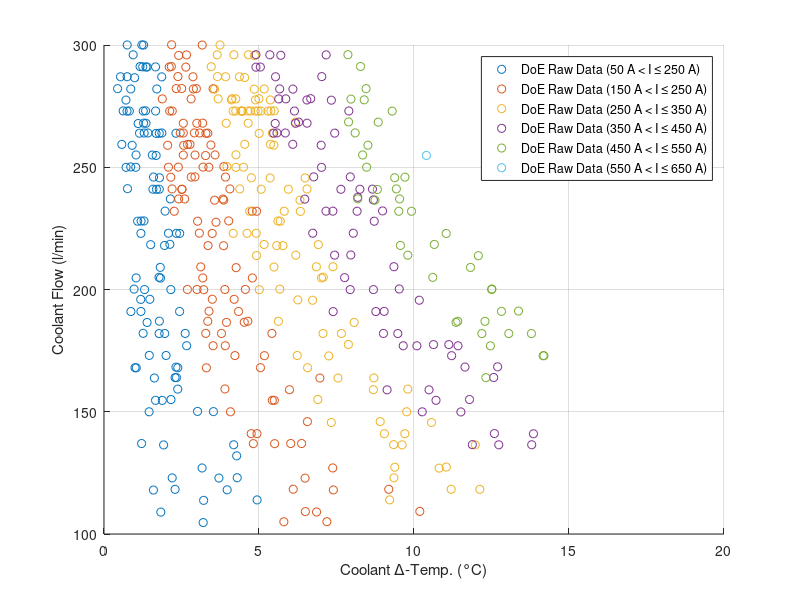
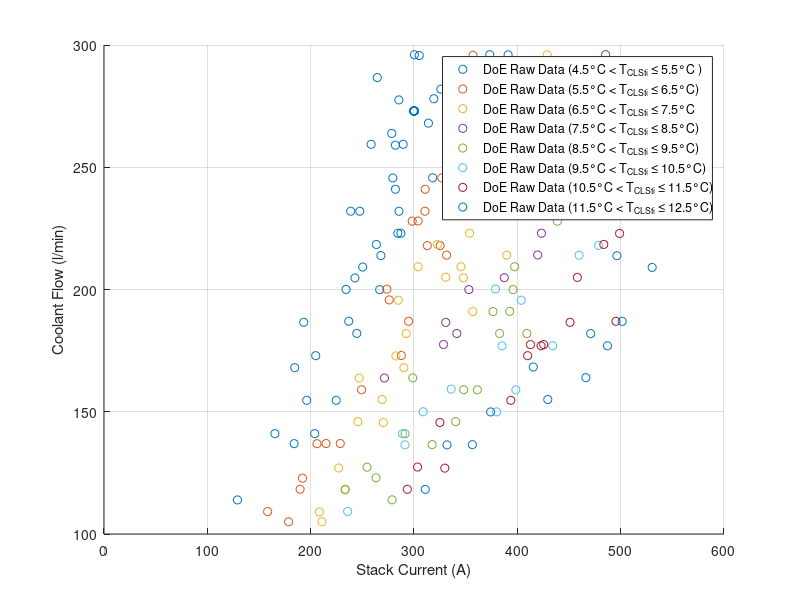

These charts were generated, in order, by the following MATLAB code: (Note: this script raises an error after producing the figures.)
clear
close all
clc

%% load data
addpath('vendor_provision')
load('doe_raw_data_struct.mat')

%% create results folder (if it does not exist, already)
if ~isfolder('results')
    mkdir('results')
end

%% extract variables of interest and write to vector
stack_current_A = cell2mat({doe_raw_data_struct.current}');
coolant_delta_temp_degC = cell2mat({doe_raw_data_struct.temp_coolant_outlet}') ...
    - cell2mat({doe_raw_data_struct.temp_coolant_inlet}');
coolant_flow_lpm = cell2mat({doe_raw_data_struct.flow_coolant}');

%% separate data by stack current
index_current_100   = find(stack_current_A > 050 & stack_current_A <= 150);
index_current_200   = find(stack_current_A > 150 & stack_current_A <= 250);
index_current_300   = find(stack_current_A > 250 & stack_current_A <= 350);
index_current_400   = find(stack_current_A > 350 & stack_current_A <= 450);
index_current_500   = find(stack_current_A > 450 & stack_current_A <= 550);
index_current_600   = find(stack_current_A > 550 & stack_current_A <= 650);

%% separate data by stack current
index_temp_05       = find(coolant_delta_temp_degC > 04.5 & coolant_delta_temp_degC <= 05.5);
index_temp_06       = find(coolant_delta_temp_degC > 05.5 & coolant_delta_temp_degC <= 06.5);
index_temp_07       = find(coolant_delta_temp_degC > 06.5 & coolant_delta_temp_degC <= 07.5);
index_temp_08       = find(coolant_delta_temp_degC > 07.5 & coolant_delta_temp_degC <= 08.5);
index_temp_09       = find(coolant_delta_temp_degC > 08.5 & coolant_delta_temp_degC <= 09.5);
index_temp_10       = find(coolant_delta_temp_degC > 09.5 & coolant_delta_temp_degC <= 10.5);
index_temp_11       = find(coolant_delta_temp_degC > 10.5 & coolant_delta_temp_degC <= 11.5);
index_temp_12       = find(coolant_delta_temp_degC > 11.5 & coolant_delta_temp_degC <= 12.5);

%% compute means
% mean_40 = mean(drop_40);
% mean_45 = mean(drop_45);
% mean_50 = mean(drop_50);
% mean_55 = mean(drop_55);
% mean_60 = mean(drop_60);
% mean_65 = mean(drop_65);
% mean_70 = mean(drop_70);
% mean_75 = mean(drop_75);
% mean_80 = mean(drop_80);
% mean_85 = mean(drop_85);

%% make 2D plot: dT vs. flow (current clustered)
fig_flow_vs_dT = figure;
hold on
grid on

plot(coolant_delta_temp_degC(index_current_100), coolant_flow_lpm(index_current_100), 'o')
plot(coolant_delta_temp_degC(index_current_200), coolant_flow_lpm(index_current_200), 'o')
plot(coolant_delta_temp_degC(index_current_300), coolant_flow_lpm(index_current_300), 'o')
plot(coolant_delta_temp_degC(index_current_400), coolant_flow_lpm(index_current_400), 'o')
plot(coolant_delta_temp_degC(index_current_500), coolant_flow_lpm(index_current_500), 'o')
plot(coolant_delta_temp_degC(index_current_600), coolant_flow_lpm(index_current_600), 'o')

xlabel('Coolant \Delta-Temp. (°C)')
ylabel('Coolant Flow (l/min)')
xlim([0,20])
ylim([100,300])

lgd = legend('DoE Raw Data (50 A < I \leq 250 A)', ...
        'DoE Raw Data (150 A < I \leq 250 A)', ...
        'DoE Raw Data (250 A < I \leq 350 A)', ...
        'DoE Raw Data (350 A < I \leq 450 A)', ...
        'DoE Raw Data (450 A < I \leq 550 A)', ...
        'DoE Raw Data (550 A < I \leq 650 A)');

% lgd.Location = 'northwest';

%% make 2D plot: current vs. flow (dT clustered)
fig_flow_vs_current = figure;
hold on
grid on

plot(stack_current_A(index_temp_05), coolant_flow_lpm(index_temp_05), 'o')
plot(stack_current_A(index_temp_06), coolant_flow_lpm(index_temp_06), 'o')
plot(stack_current_A(index_temp_07), coolant_flow_lpm(index_temp_07), 'o')
plot(stack_current_A(index_temp_08), coolant_flow_lpm(index_temp_08), 'o')
plot(stack_current_A(index_temp_09), coolant_flow_lpm(index_temp_09), 'o')
plot(stack_current_A(index_temp_10), coolant_flow_lpm(index_temp_10), 'o')
plot(stack_current_A(index_temp_11), coolant_flow_lpm(index_temp_11), 'o')
plot(stack_current_A(index_temp_12), coolant_flow_lpm(index_temp_12), 'o')

xlabel('Stack Current (A)')
ylabel('Coolant Flow (l/min)')
ylim([100,300])
xlim([0, 600])

lgd = legend('DoE Raw Data (4.5°C < T_{CLSti} \leq 5.5°C )', ...
        'DoE Raw Data (5.5°C < T_{CLSti} \leq 6.5°C)', ...
        'DoE Raw Data (6.5°C < T_{CLSti} \leq 7.5°C', ...
        'DoE Raw Data (7.5°C < T_{CLSti} \leq 8.5°C)', ...
        'DoE Raw Data (8.5°C < T_{CLSti} \leq 9.5°C)', ...
        'DoE Raw Data (9.5°C < T_{CLSti} \leq 10.5°C)', ...
        'DoE Raw Data (10.5°C < T_{CLSti} \leq 11.5°C)', ...
        'DoE Raw Data (11.5°C < T_{CLSti} \leq 12.5°C)');

lgd.Location = 'northwest';

%% make 3D plot: current & dT vs. flow
fig_3D_scatter = figure;
hold on
grid on

scatter3(stack_current_A, coolant_delta_temp_degC, coolant_flow_lpm, 'o')


xlabel('Stack Current (A)')
ylabel('Coolant \Delta-Temp. (°C)')
zlabel('Coolant Flow (l/min)')
xlim([0, 600])
ylim([0,20])
zlim([100,300])

view(130,35)

%% save plots
saveas(fig_flow_vs_dT,fullfile('results','coolant_deltaT_vs_flow_current_clustered.fig'))
saveas(fig_flow_vs_dT,fullfile('results','coolant_deltaT_vs_flow_current_clustered.png'))

saveas(fig_flow_vs_current,fullfile('results','coolant_current_vs_flow_current_clustered.fig'))
saveas(fig_flow_vs_current,fullfile('results','coolant_current_vs_flow_current_clustered.png'))

saveas(fig_3D_scatter,fullfile('results','coolant_deltaT_and_current_vs_flow_3d.fig'))
saveas(fig_3D_scatter,fullfile('results','coolant_deltaT_and_current_vs_flow_3d.png'))